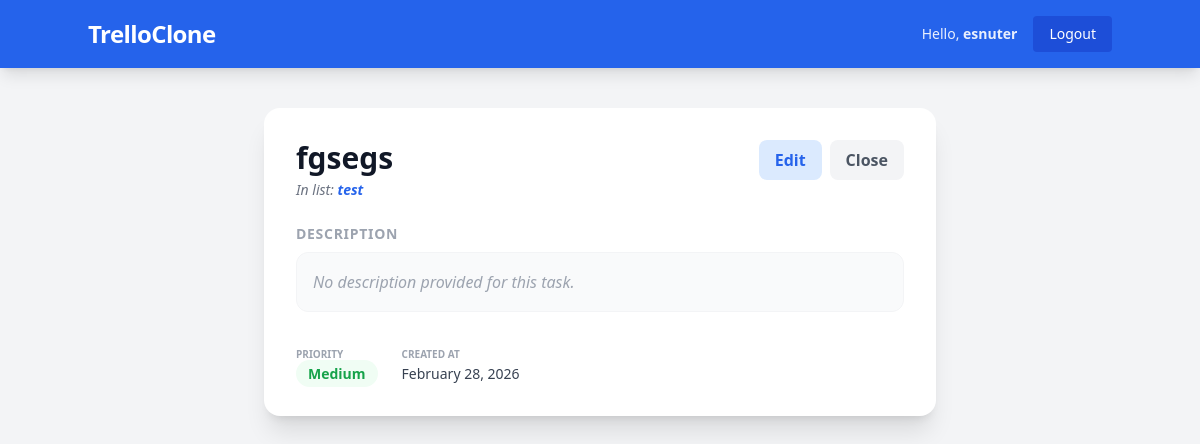
Page /task/24/ (signed in) on the committed database.
### boards/models.py (models this page shows, shortened)
class Task(models.Model):
    PRIORITY_CHOICES = [
        ('LOW', 'Low'),
        ('MED', 'Medium'),
        ('HIGH', 'High'),
    ]
    list = models.ForeignKey(List, on_delete=models.CASCADE, related_name='tasks')
    title = models.CharField(max_length=200)
    description = models.TextField(blank=True)
    priority = models.CharField(max_length=4, choices=PRIORITY_CHOICES, default='MED')
    assigned_to = models.ForeignKey(User, on_delete=models.SET_NULL, null=True, blank=True)
    due_date = models.DateTimeField(null=True, blank=True)
    created_at = models.DateTimeField(auto_now_add=True)
    labels = models.ManyToManyField(Label, blank=True, related_name='tasks')
    class Meta:
        ordering = ['-created_at']

class List(models.Model):
    board = models.ForeignKey(Board, on_delete=models.CASCADE, related_name='lists')
    title = models.CharField(max_length=100)
    position = models.PositiveIntegerField(default=0)
    class Meta:
        ordering = ['position']

### boards/views.py (the view)
# urls.py: path('task/<int:task_id>/', views.task_detail, name='task_detail'),
@login_required
def task_detail(request, task_id):
    task = get_object_or_404(Task, id=task_id, list__board__owner=request.user)
    return render(request, 'boards/task_detail.html', {'task': task})

### boards/templates/boards/task_detail.html (shortened to what this page needs)
{% extends 'base.html' %}
{% block content %}
<div class="max-w-2xl mx-auto bg-white rounded-2xl shadow-xl overflow-hidden mt-10">
    <div class="p-8">
        <div class="flex justify-between items-start mb-6">
            <div>
                <h1 class="text-3xl font-extrabold text-gray-900">{{ task.title }}</h1>
                <p class="text-sm text-gray-500 mt-1 italic">In list: <span class="font-semibold text-blue-600">{{ task.list.title }}</span></p>
            </div>
            <div class="flex space-x-2">
                <a href="{% url 'edit_task' task.id %}" class="bg-blue-100 text-blue-600 px-4 py-2 rounded-lg font-bold hover:bg-blue-200 transition">Edit</a>
                <a href="{% url 'board_detail' task.list.board.slug %}" class="bg-gray-100 text-gray-600 px-4 py-2 rounded-lg font-bold hover:bg-gray-200 transition">Close</a>
            </div>
        </div>
        <div class="mb-8">
            <h3 class="text-sm uppercase tracking-wider text-gray-400 font-bold mb-2">Description</h3>
            <div class="bg-gray-50 p-4 rounded-xl text-gray-700 leading-relaxed border border-gray-100">
                {% if task.description %}
                    {{ task.description|linebreaks }}
                {% else %}
                    <p class="text-gray-400 italic">No description provided for this task.</p>
                {% endif %}
            </div>
        </div>
        <div class="flex items-center space-x-6 text-sm">
            <div>
                <span class="text-gray-400 font-bold uppercase block text-[10px]">Priority</span>
                <span class="{% if task.priority == 'HIGH' %}text-red-600 bg-red-50{% else %}text-green-600 bg-green-50{% endif %} px-3 py-1 rounded-full font-bold">
                    {{ task.get_priority_display }}
                </span>
            </div>
            <div>
                <span class="text-gray-400 font-bold uppercase block text-[10px]">Created at</span>
                <span class="text-gray-700 font-medium">{{ task.created_at|date:"F j, Y" }}</span>
            </div>
        </div>
    </div>
</div>
{% endblock %}

### boards/templates/base.html (shortened to what this page needs)
<!DOCTYPE html>
<html lang="en">
<head>
    <script src="https://cdn.tailwindcss.com"></script>
</head>
<body class="bg-gray-100 font-sans leading-normal tracking-normal">
    <nav class="bg-blue-600 p-4 shadow-lg">
        <div class="container mx-auto flex justify-between items-center text-white">
            <a href="{% url 'board_list' %}" class="text-2xl font-bold tracking-tight">TrelloClone</a>
            <div class="flex items-center space-x-4">
                {% if user.is_authenticated %}
                    <span class="text-sm opacity-90">Hello, <strong>{{ user.username }}</strong></span>
                    <form method="POST" action="{% url 'logout' %}">
                        <button type="submit" class="bg-blue-700 hover:bg-blue-800 px-4 py-2 rounded text-sm transition">Logout</button>
                    </form>
                {% else %}
                    <a href="{% url 'login' %}" class="text-white font-semibold hover:underline mr-4">Login</a>
                    <a href="{% url 'signup' %}" class="bg-white text-blue-600 font-bold px-4 py-2 rounded-lg shadow hover:bg-gray-100 transition">Sign Up</a>
                {% endif %}
            </div>
        </div>
    </nav>
    <main class="container mx-auto mt-10 px-4">
        {% block content %}
        {% endblock %}
    </main>
</body>
</html>

### rows in the picture
Task: title "fgsegs", list "test", priority "Medium", created_at "February 28, 2026"

### other values in the picture
{{ user.username }} "esnuter"
